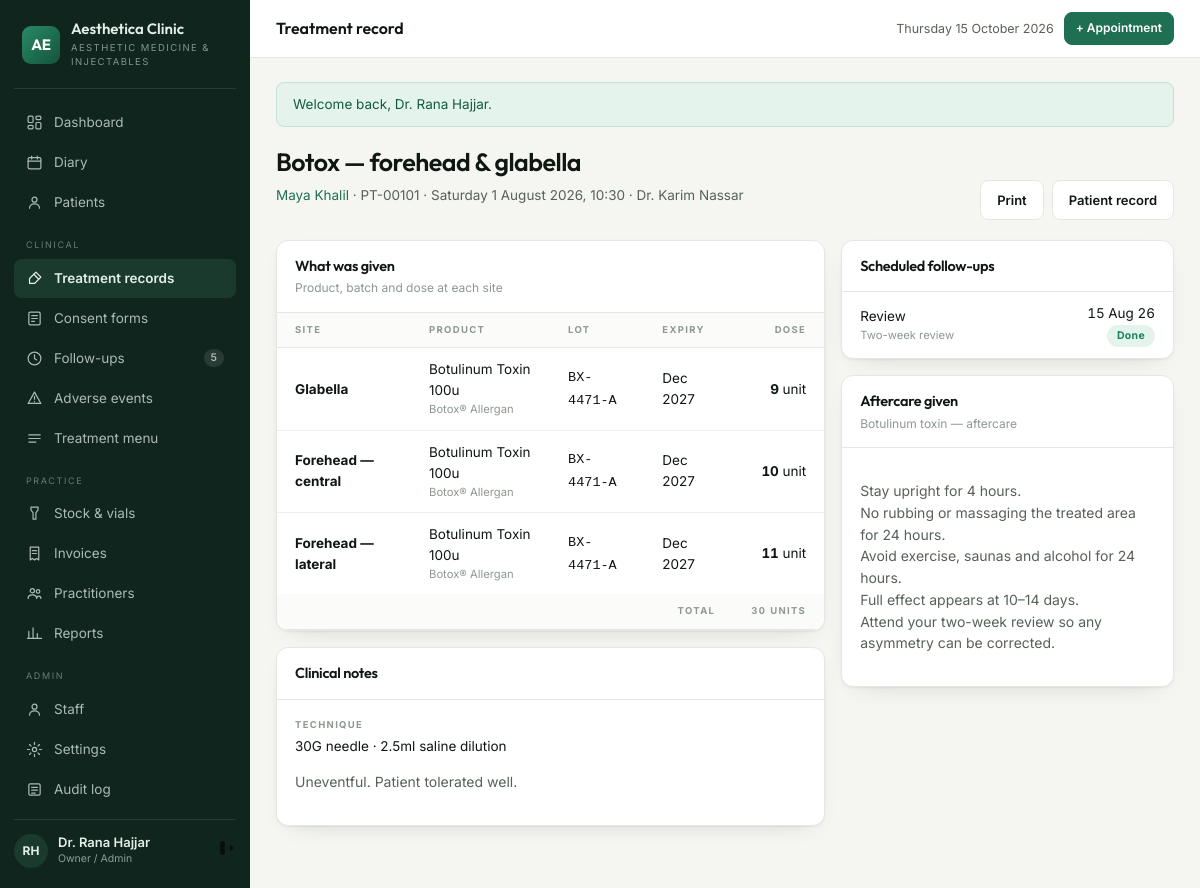
/records/2 (signed in), run on the app's committed database.
### tables this page shows
CREATE TABLE `treatment_records` (
  `id` int(10) unsigned NOT NULL AUTO_INCREMENT,
  `appointment_id` int(10) unsigned DEFAULT NULL,
  `patient_id` int(10) unsigned NOT NULL,
  `practitioner_id` int(10) unsigned NOT NULL,
  `treatment_id` int(10) unsigned NOT NULL,
  `performed_at` datetime NOT NULL,
  `technique` varchar(160) DEFAULT NULL COMMENT 'needle / cannula, dilution',
  `notes` text DEFAULT NULL,
  `total_units` decimal(10,2) NOT NULL DEFAULT 0.00,
  `total_ml` decimal(10,2) NOT NULL DEFAULT 0.00,
  `created_at` datetime NOT NULL DEFAULT current_timestamp(),
  PRIMARY KEY (`id`),
  KEY `ix_rec_patient` (`patient_id`,`performed_at`),
  KEY `ix_rec_prac` (`practitioner_id`,`performed_at`),
  KEY `fk_rec_appt` (`appointment_id`),
  KEY `fk_rec_treatment` (`treatment_id`),
  CONSTRAINT `fk_rec_appt` FOREIGN KEY (`appointment_id`) REFERENCES `appointments` (`id`) ON DELETE SET NULL,
  CONSTRAINT `fk_rec_patient` FOREIGN KEY (`patient_id`) REFERENCES `patients` (`id`) ON DELETE CASCADE,
  CONSTRAINT `fk_rec_prac` FOREIGN KEY (`practitioner_id`) REFERENCES `practitioners` (`id`),
  CONSTRAINT `fk_rec_treatment` FOREIGN KEY (`treatment_id`) REFERENCES `treatments` (`id`)
);

CREATE TABLE `treatments` (
  `id` int(10) unsigned NOT NULL AUTO_INCREMENT,
  `name` varchar(140) NOT NULL,
  `category` enum('toxin','filler','thread','skinbooster','consultation','other') NOT NULL,
  `duration_min` smallint(5) unsigned NOT NULL DEFAULT 30,
  `price` decimal(10,2) NOT NULL DEFAULT 0.00,
  `price_type` enum('fixed','per_unit','per_ml') NOT NULL DEFAULT 'fixed',
  `requires_consent` tinyint(1) NOT NULL DEFAULT 1,
  `followup_days` smallint(5) unsigned DEFAULT NULL COMMENT 'review due after N days',
  `recall_days` smallint(5) unsigned DEFAULT NULL COMMENT 'recall patient after N days',
  `aftercare_id` int(10) unsigned DEFAULT NULL,
  `description` text DEFAULT NULL,
  `is_active` tinyint(1) NOT NULL DEFAULT 1,
  PRIMARY KEY (`id`),
  KEY `ix_treatments_cat` (`category`),
  KEY `fk_treat_aftercare` (`aftercare_id`),
  CONSTRAINT `fk_treat_aftercare` FOREIGN KEY (`aftercare_id`) REFERENCES `aftercare_templates` (`id`) ON DELETE SET NULL
);

CREATE TABLE `patients` (
  `id` int(10) unsigned NOT NULL AUTO_INCREMENT,
  `code` varchar(20) NOT NULL COMMENT 'human reference, e.g. PT-00142',
  `full_name` varchar(140) NOT NULL,
  `date_of_birth` date DEFAULT NULL,
  `gender` enum('female','male','other') DEFAULT NULL,
  `phone` varchar(40) NOT NULL,
  `email` varchar(160) DEFAULT NULL,
  `address` varchar(255) DEFAULT NULL,
  `source` enum('instagram','referral','walk_in','google','facebook','other') NOT NULL DEFAULT 'other',
  `notes` text DEFAULT NULL,
  `created_by` int(10) unsigned DEFAULT NULL,
  `created_at` datetime NOT NULL DEFAULT current_timestamp(),
  `updated_at` datetime NOT NULL DEFAULT current_timestamp() ON UPDATE current_timestamp(),
  PRIMARY KEY (`id`),
  UNIQUE KEY `uq_patients_code` (`code`),
  KEY `ix_patients_name` (`full_name`),
  KEY `ix_patients_phone` (`phone`),
  KEY `fk_patients_user` (`created_by`),
  CONSTRAINT `fk_patients_user` FOREIGN KEY (`created_by`) REFERENCES `users` (`id`) ON DELETE SET NULL
);

CREATE TABLE `users` (
  `id` int(10) unsigned NOT NULL AUTO_INCREMENT,
  `role_id` tinyint(3) unsigned NOT NULL,
  `full_name` varchar(120) NOT NULL,
  `email` varchar(160) NOT NULL,
  `password_hash` varchar(255) NOT NULL,
  `phone` varchar(40) DEFAULT NULL,
  `avatar_initials` varchar(4) DEFAULT NULL,
  `is_active` tinyint(1) NOT NULL DEFAULT 1,
  `last_login_at` datetime DEFAULT NULL,
  `created_at` datetime NOT NULL DEFAULT current_timestamp(),
  `updated_at` datetime NOT NULL DEFAULT current_timestamp() ON UPDATE current_timestamp(),
  PRIMARY KEY (`id`),
  UNIQUE KEY `uq_users_email` (`email`),
  KEY `ix_users_role` (`role_id`),
  CONSTRAINT `fk_users_role` FOREIGN KEY (`role_id`) REFERENCES `roles` (`id`)
);

CREATE TABLE `treatment_record_items` (
  `id` int(10) unsigned NOT NULL AUTO_INCREMENT,
  `treatment_record_id` int(10) unsigned NOT NULL,
  `product_id` int(10) unsigned NOT NULL,
  `batch_id` int(10) unsigned NOT NULL,
  `injection_site` varchar(80) NOT NULL COMMENT 'glabella, left lip, jawline…',
  `quantity` decimal(10,2) NOT NULL,
  `unit` enum('unit','ml','piece') NOT NULL,
  PRIMARY KEY (`id`),
  KEY `ix_item_record` (`treatment_record_id`),
  KEY `ix_item_batch` (`batch_id`),
  KEY `fk_item_product` (`product_id`),
  CONSTRAINT `fk_item_batch` FOREIGN KEY (`batch_id`) REFERENCES `batches` (`id`),
  CONSTRAINT `fk_item_product` FOREIGN KEY (`product_id`) REFERENCES `products` (`id`),
  CONSTRAINT `fk_item_record` FOREIGN KEY (`treatment_record_id`) REFERENCES `treatment_records` (`id`) ON DELETE CASCADE
);

CREATE TABLE `products` (
  `id` int(10) unsigned NOT NULL AUTO_INCREMENT,
  `name` varchar(140) NOT NULL,
  `brand` varchar(100) DEFAULT NULL,
  `type` enum('toxin','filler','thread','skinbooster','consumable') NOT NULL,
  `unit` enum('unit','ml','piece') NOT NULL DEFAULT 'unit',
  `unit_cost` decimal(10,2) NOT NULL DEFAULT 0.00,
  `reorder_level` decimal(10,2) NOT NULL DEFAULT 0.00 COMMENT 'alert when remaining falls below',
  `is_active` tinyint(1) NOT NULL DEFAULT 1,
  PRIMARY KEY (`id`),
  KEY `ix_products_type` (`type`)
);

CREATE TABLE `batches` (
  `id` int(10) unsigned NOT NULL AUTO_INCREMENT,
  `product_id` int(10) unsigned NOT NULL,
  `supplier_id` int(10) unsigned DEFAULT NULL,
  `lot_number` varchar(60) NOT NULL,
  `expiry_date` date NOT NULL,
  `qty_received` decimal(10,2) NOT NULL,
  `qty_remaining` decimal(10,2) NOT NULL,
  `received_at` date NOT NULL,
  PRIMARY KEY (`id`),
  KEY `ix_batches_product` (`product_id`,`expiry_date`),
  KEY `ix_batches_lot` (`lot_number`),
  KEY `fk_batches_supplier` (`supplier_id`),
  CONSTRAINT `fk_batches_product` FOREIGN KEY (`product_id`) REFERENCES `products` (`id`) ON DELETE CASCADE,
  CONSTRAINT `fk_batches_supplier` FOREIGN KEY (`supplier_id`) REFERENCES `suppliers` (`id`) ON DELETE SET NULL
);

CREATE TABLE `follow_ups` (
  `id` int(10) unsigned NOT NULL AUTO_INCREMENT,
  `patient_id` int(10) unsigned NOT NULL,
  `treatment_record_id` int(10) unsigned DEFAULT NULL,
  `type` enum('review','top_up','recall','session') NOT NULL,
  `due_date` date NOT NULL,
  `status` enum('pending','done','dismissed') NOT NULL DEFAULT 'pending',
  `notes` varchar(255) DEFAULT NULL,
  `completed_at` datetime DEFAULT NULL,
  PRIMARY KEY (`id`),
  KEY `ix_follow_due` (`due_date`,`status`),
  KEY `ix_follow_patient` (`patient_id`),
  KEY `fk_follow_record` (`treatment_record_id`),
  CONSTRAINT `fk_follow_patient` FOREIGN KEY (`patient_id`) REFERENCES `patients` (`id`) ON DELETE CASCADE,
  CONSTRAINT `fk_follow_record` FOREIGN KEY (`treatment_record_id`) REFERENCES `treatment_records` (`id`) ON DELETE SET NULL
);

CREATE TABLE `aftercare_templates` (
  `id` int(10) unsigned NOT NULL AUTO_INCREMENT,
  `title` varchar(140) NOT NULL,
  `body` text NOT NULL,
  PRIMARY KEY (`id`)
);

### app/Views/records/show.php (the view, shortened to what the rows shown need)
<?php $r = $record; ?>
<div class="ph">
  <div>
    <h1><?= e($r['treatment_name']) ?></h1>
    <p class="lead"><a href="<?= url('/patients/' . $r['patient_id']) ?>"><?= e($r['patient_name']) ?></a>
      · <?= e($r['patient_code']) ?> · <?= dt($r['performed_at'], 'l j F Y, H:i') ?>
      · <?= e($r['practitioner_name']) ?></p>
  </div>
  <div class="actions noprint">
    <button class="btn ghost" onclick="window.print()">Print</button>
    <a class="btn ghost" href="<?= url('/patients/' . $r['patient_id']) ?>">Patient record</a>
  </div>
</div>
<div class="grid split">
  <div>
    <div class="card">
      <div class="hd"><div><h3>What was given</h3>
        <div class="sub">Product, batch and dose at each site</div></div></div>
      <div class="tw">
        <table>
          <thead><tr><th>Site</th><th>Product</th><th>Lot</th><th>Expiry</th><th class="num">Dose</th></tr></thead>
          <tbody>
          <?php foreach ($items as $i): ?>
            <tr>
              <td><strong><?= e($i['injection_site']) ?></strong></td>
              <td><?= e($i['name']) ?><small style="display:block;color:var(--faint)"><?= e($i['brand']) ?></small></td>
              <td><code><?= e($i['lot_number']) ?></code></td>
              <td><?= d($i['expiry_date'], 'M Y') ?></td>
              <td class="num"><strong><?= qty($i['quantity']) ?></strong> <?= e($i['unit']) ?></td>
            </tr>
          <?php endforeach; ?>
          </tbody>
          <?php if ($items): ?>
          <tfoot><tr>
            <th colspan="4" style="text-align:right">Total</th>
            <th class="num">
              <?= (float) $r['total_units'] > 0 ? qty($r['total_units']) . ' units' : '' ?>
            </th>
          </tr></tfoot>
          <?php endif; ?>
        </table>
      </div>
    </div>
    <?php if ($r['notes'] || $r['technique']): ?>
    <div class="card">
      <div class="hd"><h3>Clinical notes</h3></div>
      <div class="bd">
        <?php if ($r['technique']): ?>
          <div class="meta" style="margin-bottom:12px">
            <div><div class="k">Technique</div><div class="v"><?= e($r['technique']) ?></div></div>
          </div>
        <?php endif; ?>
        <?php if ($r['notes']): ?><p style="color:var(--muted)"><?= nl2br(e($r['notes'])) ?></p><?php endif; ?>
      </div>
    </div>
    <?php endif; ?>
  </div>
  <div>
    <?php if ($followups): ?>
    <div class="card">
      <div class="hd"><h3>Scheduled follow-ups</h3></div>
      <div class="tw"><table><tbody>
        <?php foreach ($followups as $f): ?>
          <tr><td><?= e(label($f['type'])) ?>
            <small style="display:block;color:var(--faint)"><?= e($f['notes']) ?></small></td>
            <td class="num"><?= d($f['due_date'], 'j M y') ?><br>
              <span class="pill <?= statusClass($f['status']) ?>"><?= e(label($f['status'])) ?></span></td></tr>
        <?php endforeach; ?>
      </tbody></table></div>
    </div>
    <?php endif; ?>
    <?php if ($r['aftercare_body']): ?>
    <div class="card">
      <div class="hd"><div><h3>Aftercare given</h3><div class="sub"><?= e($r['aftercare_title']) ?></div></div></div>
      <div class="bd"><p style="color:var(--muted);white-space:pre-line"><?= e($r['aftercare_body']) ?></p></div>
    </div>
    <?php endif; ?>
  </div>
</div>

### app/Core/Router.php (shortened to what the rows shown need)
<?php
final class Router
{
    private array $routes = ['GET' => [], 'POST' => []];
    private function add(string $method, string $pattern, string $handler, ?string $permission): void
    {
        $regex = '#^' . preg_replace('#\{[a-z_]+\}#', '([0-9]+)', rtrim($pattern, '/')) . '/?$#';
        [$controller, $action] = explode('@', $handler);
        $this->routes[$method][] = [$regex, $controller, $action, $permission];
    }
    public function dispatch(string $method, string $uri): void
    {
        $path = '/' . trim(parse_url($uri, PHP_URL_PATH) ?: '/', '/');
        foreach ($this->routes[$method] ?? [] as [$regex, $controller, $action, $permission]) {
            if (!preg_match($regex, $path, $m)) {
                continue;
            }
            array_shift($m);
            (new $class())->{$action}(...array_map('intval', $m));
            return;
        }
    }
}

### data on the page
treatment_records: treatment.name "Botox — forehead & glabella", patient.full_name "Maya Khalil", patient.code "PT-00101", performed_at "Saturday 1 August 2026, 10:30", users.full_name "Dr. Karim Nassar", total_units "30", technique "30G needle · 2.5ml saline dilution", notes "Uneventful. Patient tolerated well.", aftercare_templates.title "Botulinum toxin — aftercare", aftercare_templates.body "Stay upright for 4 hours. No rubbing or massaging the treated area for 24 hours. Avoid exercise, saunas and alcohol for 24 hours. Full effect appears at 10–14 days. Attend your two-week review so any asymmetry can be corrected."
treatment_record_items: injection_site "Glabella", product.name "Botulinum Toxin 100u", product.brand "Botox® Allergan", batch.lot_number "BX-4471-A", batch.expiry_date "Dec 2027", quantity "9", unit "unit"
treatment_record_items: injection_site "Forehead — central", product.name "Botulinum Toxin 100u", product.brand "Botox® Allergan", batch.lot_number "BX-4471-A", batch.expiry_date "Dec 2027", quantity "10", unit "unit"
treatment_record_items: injection_site "Forehead — lateral", product.name "Botulinum Toxin 100u", product.brand "Botox® Allergan", batch.lot_number "BX-4471-A", batch.expiry_date "Dec 2027", quantity "11", unit "unit"
follow_ups: type "Review", notes "Two-week review", due_date "15 Aug 26", status "Done"

### other printed values
setting('clinic_name', 'Aesthetica') "Aesthetica Clinic"
setting('clinic_tagline', 'Clinic Suite') "AESTHETIC MEDICINE & INJECTABLES"
$due "5"
$f['message'] "Welcome back, Dr. Rana Hajjar."
